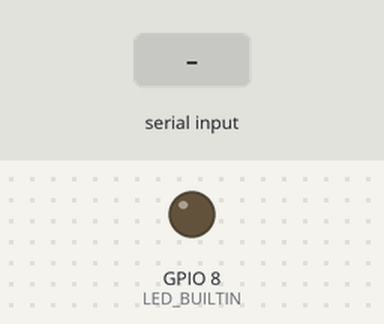
This sketch was run on a simulated ESP32-C3. Shown: output pins drawn as LEDs (lit = HIGH). The test bench sets the inputs (shaded band).

Above: at 1.2 s.
1.3 s: byte 30 received over Serial
At 1.7 s:
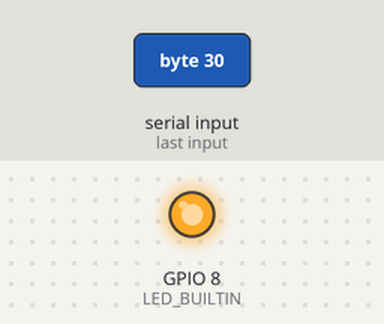
Timing chart, 0 to 4.3 s (numbered marks = the images above; inputs shaded):
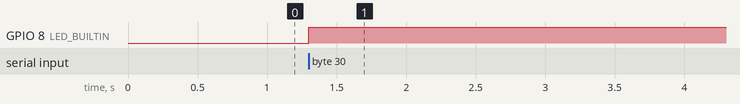

Measured:
- after the input at 1.3 s, GPIO 8 (LED_BUILTIN): LOW → HIGH at once

The sketch:

aladin_interface_esp32c3.ino
```cpp
// (licence header left out)
#define ALADIN_RX 5               // ALADIN DATA (-) -> 10kΩ -> GPIO5
#define ALADIN_TX -1              // N/A
#define PIN_TRIGGER 1             // GPIO1 -> 2kΩ -> Base 2N2222
#define USB_BAUDRATE 115200       // vitesse échange port série du PC
#define ALADIN_BAUDRATE 19200     // vitesse échange port série Aladin
#define INVERT_UART false         // inversion des polarités RX/TX

HardwareSerial AladinSerial(1);   // Communication Série avec l'Aladin

void setup()
{
  pinMode(PIN_TRIGGER, OUTPUT);
  pinMode(LED_BUILTIN, OUTPUT);

  digitalWrite(PIN_TRIGGER, LOW);

  Serial.begin(USB_BAUDRATE);

  AladinSerial.begin(ALADIN_BAUDRATE,SERIAL_8N1,ALADIN_RX,ALADIN_TX,INVERT_UART);

  digitalWrite(LED_BUILTIN, LOW);
}

void loop()
{
  // PC -> Aladin
  while (Serial.available())
  {
    digitalWrite(LED_BUILTIN, HIGH);
    uint8_t stream = Serial.read();
    AladinSerial.write(stream);
  }

  // Aladin -> PC
  while (AladinSerial.available())
  {
    digitalWrite(LED_BUILTIN, LOW);
    uint8_t stream = AladinSerial.read();
    Serial.write(stream);
  }
}
```
